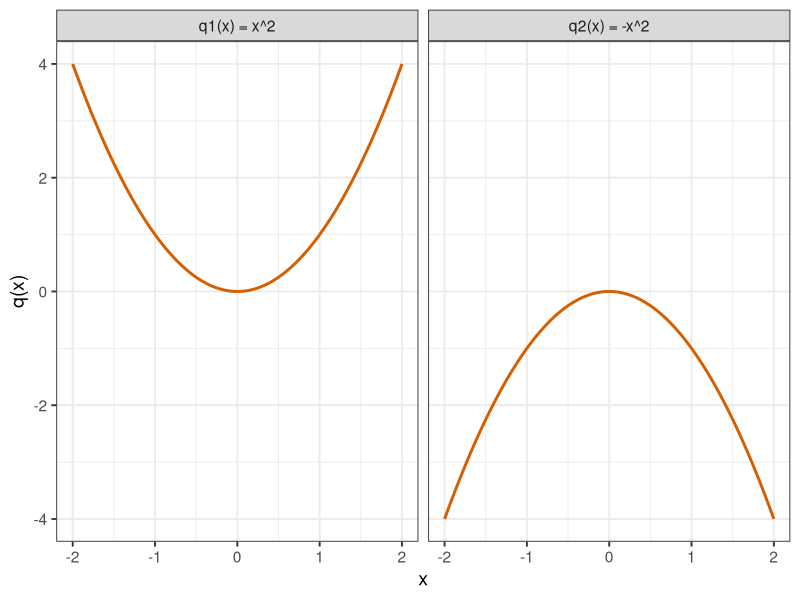
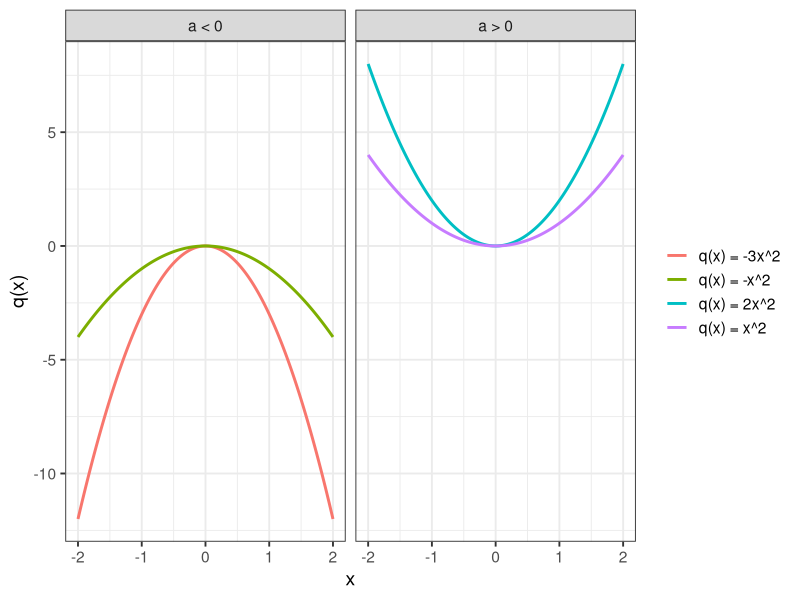
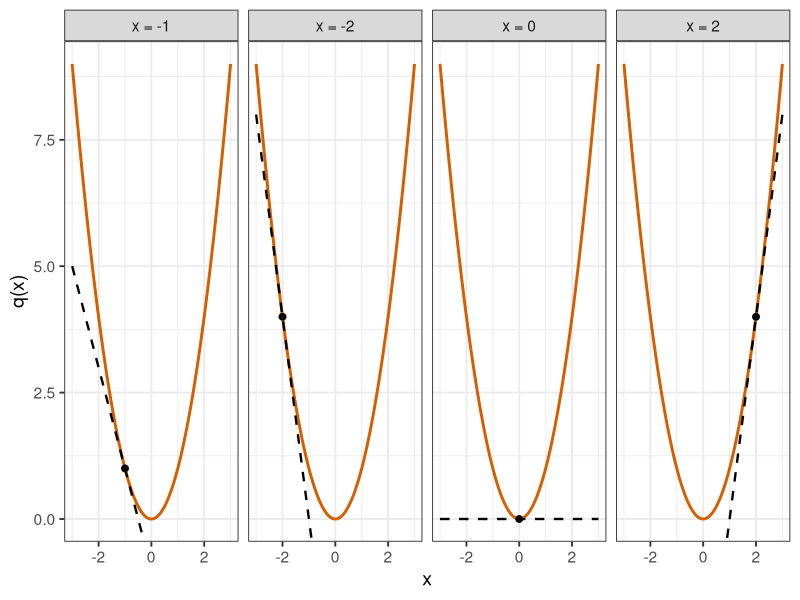
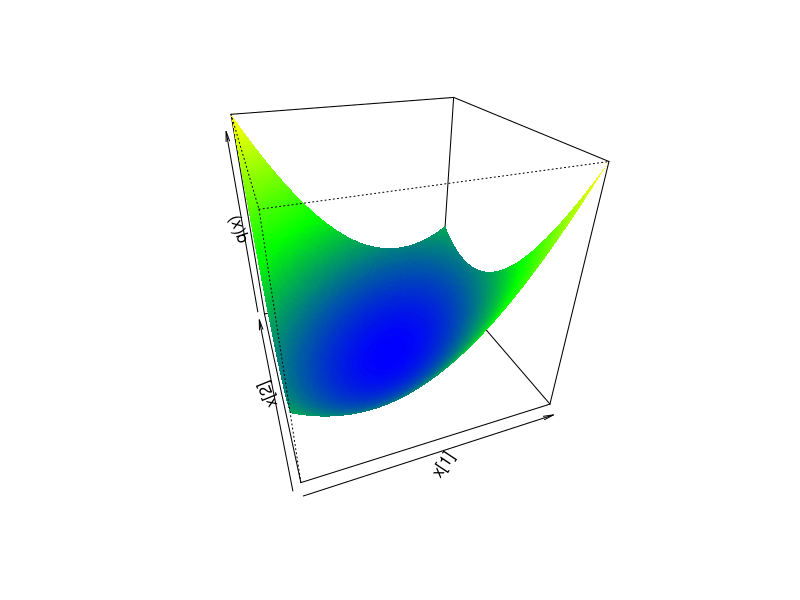
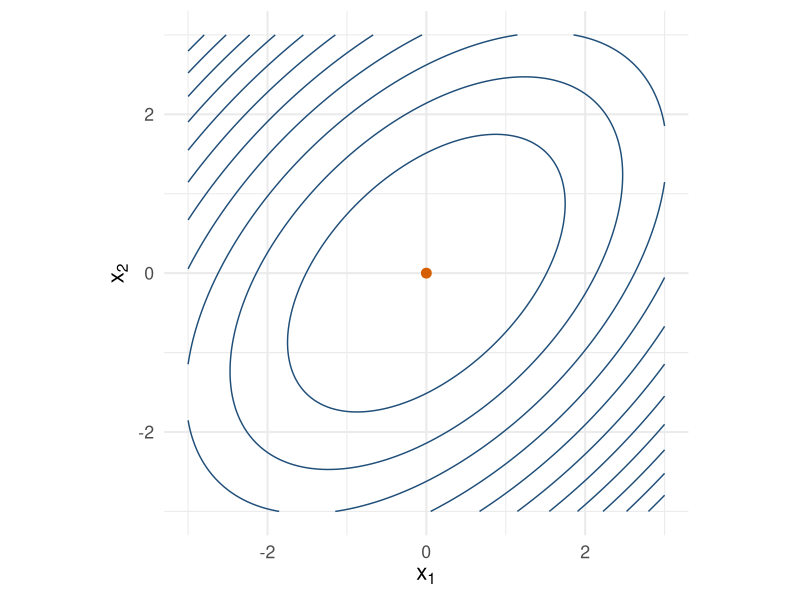

Write the R code that produced these figures, in order.
# Used in: ../05-qfun.tex
#
# Create the univariate and multivariate quadratic-function illustrations used
# throughout the foundations chapter.

set.seed(1L)

library(data.table)
library(ggplot2)

dir.create("../figure", recursive = TRUE, showWarnings = FALSE)

build_surface_colors = function(z_matrix, n_colors) {
  n_rows = nrow(z_matrix)
  n_cols = ncol(z_matrix)
  z_facet = z_matrix[-1, -1] + z_matrix[-1, -n_cols] +
    z_matrix[-n_rows, -1] + z_matrix[-n_rows, -n_cols]
  palette = colorRampPalette(c("blue", "green", "yellow"))(n_colors)

  palette[cut(z_facet, n_colors)]
}

build_contour_grid = function(x1_grid, x2_grid, objective) {
  contour_data = CJ(x1 = x1_grid, x2 = x2_grid)
  contour_data[, z := objective(x1, x2)]
  contour_data
}

objective_example_1 = function(x1, x2) {
  2 * x1^2 - 2 * x1 * x2 + 2 * x2^2
}

x_grid_1d = seq(-2, 2, length.out = 400L)

quadratic_1d_data = rbindlist(list(
  data.table(x = x_grid_1d, y = x_grid_1d^2, panel = "q1(x) = x^2"),
  data.table(x = x_grid_1d, y = -(x_grid_1d^2), panel = "q2(x) = -x^2")
))

quadratic_1d_plot = ggplot(quadratic_1d_data, aes(x = x, y = y)) +
  geom_line(colour = "#D55E00", linewidth = 1) +
  facet_wrap(~ panel, nrow = 1) +
  coord_cartesian(ylim = c(-4, 4)) +
  labs(x = "x", y = "q(x)") +
  theme_bw(base_size = 14)

curvature_data = rbindlist(list(
  data.table(x = x_grid_1d, y = x_grid_1d^2, function_id = "q(x) = x^2", panel = "a > 0"),
  data.table(x = x_grid_1d, y = 2 * x_grid_1d^2, function_id = "q(x) = 2x^2", panel = "a > 0"),
  data.table(x = x_grid_1d, y = -(x_grid_1d^2), function_id = "q(x) = -x^2", panel = "a < 0"),
  data.table(x = x_grid_1d, y = -3 * x_grid_1d^2, function_id = "q(x) = -3x^2", panel = "a < 0")
))

curvature_plot = ggplot(curvature_data, aes(x = x, y = y, colour = function_id)) +
  geom_line(linewidth = 1) +
  facet_wrap(~ panel, nrow = 1) +
  coord_cartesian(ylim = c(-12, 8)) +
  labs(x = "x", y = "q(x)", colour = NULL) +
  theme_bw(base_size = 14)

tangent_points = data.table(x0 = c(-2, -1, 0, 2))
tangent_points[, `:=`(
  y0 = x0^2,
  slope = 2 * x0,
  intercept = -(x0^2),
  panel = sprintf("x = %s", x0)
)]

x_grid_derivative = seq(-3, 3, length.out = 400L)
derivative_data = rbindlist(lapply(seq_len(nrow(tangent_points)), function(i) {
  point = tangent_points[i]

  data.table(
    panel = point[["panel"]],
    x = x_grid_derivative,
    curve = x_grid_derivative^2,
    tangent = point[["intercept"]] + point[["slope"]] * x_grid_derivative
  )
}))

derivative_plot = ggplot(derivative_data, aes(x = x)) +
  geom_line(aes(y = curve), colour = "#D55E00", linewidth = 1) +
  geom_line(aes(y = tangent), linetype = 2, linewidth = 0.8) +
  geom_point(
    data = tangent_points,
    aes(x = x0, y = y0),
    inherit.aes = FALSE,
    size = 2
  ) +
  facet_wrap(~ panel, nrow = 1) +
  coord_cartesian(ylim = c(0, 9)) +
  labs(x = "x", y = "q(x)") +
  theme_bw(base_size = 14)

x1_grid_surface = seq(-3, 3, by = 0.05)
x2_grid_surface = seq(-3, 3, by = 0.05)
z_surface = outer(x1_grid_surface, x2_grid_surface, objective_example_1)
surface_colors = build_surface_colors(z_surface, n_colors = 100L)

x1_grid_contour = seq(-3, 3, by = 0.05)
x2_grid_contour = seq(-3, 3, by = 0.05)
contour_data = build_contour_grid(x1_grid_contour, x2_grid_contour, objective_example_1)

quadratic_2d_contour_plot = ggplot(contour_data, aes(x = x1, y = x2, z = z)) +
  geom_contour(colour = "#1F4E79", bins = 12) +
  geom_point(
    data = data.table(x1 = 0, x2 = 0),
    aes(x = x1, y = x2),
    inherit.aes = FALSE,
    colour = "#D55E00",
    size = 3
  ) +
  labs(x = expression(x[1]), y = expression(x[2])) +
  coord_fixed() +
  theme_minimal(base_size = 16)

ggsave("../figure/quadratic_functions_1D.png", quadratic_1d_plot, width = 6, height = 3)
ggsave("../figure/quadratic_functions_1D_curvature.png", curvature_plot, width = 6, height = 3)
ggsave("../figure/quadratic_functions_1D_derivative.png", derivative_plot, width = 12, height = 3)

png("../figure/quadratic_functions_2D_example_1_1.png", width = 800, height = 600)
persp(
  x1_grid_surface,
  x2_grid_surface,
  z_surface,
  col = surface_colors,
  phi = 30,
  theta = -20,
  border = NA,
  xlab = expression(x[1]),
  ylab = expression(x[2]),
  zlab = expression(q(x))
)
dev.off()

ggsave("../figure/quadratic_functions_2D_example_1_2.png", quadratic_2d_contour_plot, width = 3, height = 3)
